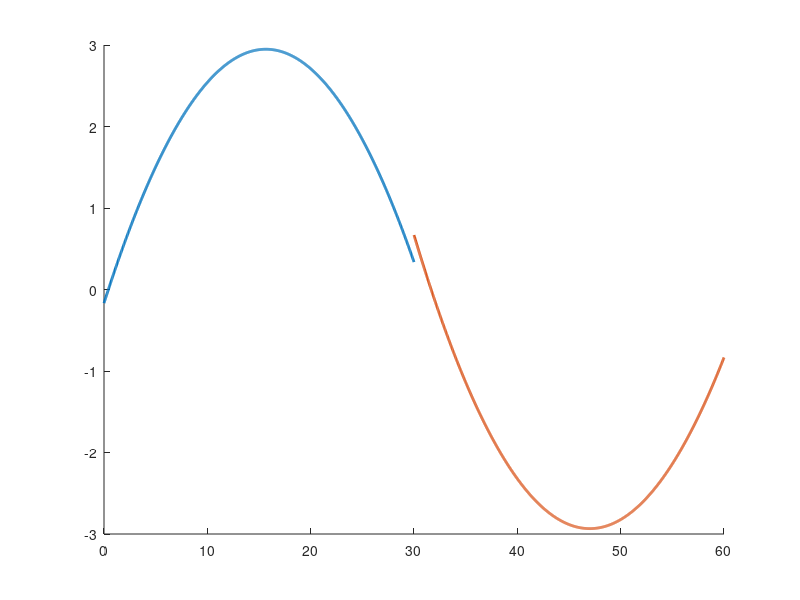

Write the MATLAB code that produced this figure.
%% Generate some interesting trajactory


% %% single second-order polynominal trajectory
% double_lane_flag = 0;
% f = @(x) 3*x;            % striaght line
% % f = @(x) 0.01*x.^2;      % quandratic curve
% % f = @(x) 0.3*sin(0.1*x);   % sin curve
% 
% z = linspace(0,50,1000);
% 
% p1 = polyfit(z,f(z),2);
% g1 = @(x) p1(1)*x.^2 + p1(2)*x + p1(3);
% g_dot1 = @(x) 2*p1(1)*x + p1(2);
% 
% plot(z,f(z),'o');
% hold on, plot(z,g1(z))

%% Double Second-order polynominal trajectory
double_lane_flag = 1;

f = @(x) 3*sin(0.1*x);   % sin curve

x_boundary = 30;
z1 = linspace(0,x_boundary,1000);
z2 = linspace(x_boundary,2*x_boundary,1000);

p1 = polyfit(z1,f(z1),2);
p2 = polyfit(z2,f(z2),2);

g1 = @(x) p1(1)*x.^2 + p1(2)*x + p1(3);
g2 = @(x) p2(1)*x.^2 + p2(2)*x + p2(3);

g_dot1 = @(x) 2*p1(1)*x + p1(2);
g_dot2 = @(x) 2*p2(1)*x + p2(2);

%plot(z1,f(z1),'o');
%hold on, plot(z2,f(z2),'o');
hold on, plot(z1,g1(z1),'LineWidth',2);
hold on, plot(z2,g2(z2),'LineWidth',2);